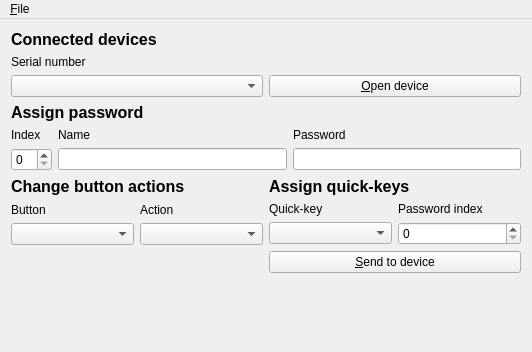
<?xml version="1.0" encoding="UTF-8"?>
<ui version="4.0">
 <class>MainWindow</class>
 <widget class="QMainWindow" name="MainWindow">
  <property name="geometry">
   <rect>
    <x>0</x>
    <y>0</y>
    <width>532</width>
    <height>352</height>
   </rect>
  </property>
  <property name="windowTitle">
   <string>USBPass</string>
  </property>
  <widget class="QWidget" name="centralWidget">
   <layout class="QGridLayout" name="gridLayout_4">
    <item row="3" column="0">
     <layout class="QGridLayout" name="gridLayout_2">
      <property name="topMargin">
       <number>0</number>
      </property>
      <item row="2" column="0">
       <widget class="QComboBox" name="cbButton"/>
      </item>
      <item row="1" column="0">
       <widget class="QLabel" name="label_7">
        <property name="text">
         <string>Button</string>
        </property>
        <property name="buddy">
         <cstring>cbButton</cstring>
        </property>
       </widget>
      </item>
      <item row="1" column="1">
       <widget class="QLabel" name="label_8">
        <property name="text">
         <string>Action</string>
        </property>
        <property name="buddy">
         <cstring>cbAction</cstring>
        </property>
       </widget>
      </item>
      <item row="0" column="0" colspan="2">
       <widget class="QLabel" name="label_2">
        <property name="font">
         <font>
          <pointsize>12</pointsize>
          <weight>75</weight>
          <bold>true</bold>
         </font>
        </property>
        <property name="text">
         <string>Change button actions</string>
        </property>
       </widget>
      </item>
      <item row="2" column="1">
       <widget class="QComboBox" name="cbAction"/>
      </item>
     </layout>
    </item>
    <item row="3" column="1">
     <layout class="QGridLayout" name="gridLayout_3">
      <property name="topMargin">
       <number>0</number>
      </property>
      <item row="2" column="1">
       <widget class="QSpinBox" name="sbQKIndex"/>
      </item>
      <item row="1" column="1">
       <widget class="QLabel" name="label_10">
        <property name="text">
         <string>Password index</string>
        </property>
        <property name="buddy">
         <cstring>sbQKIndex</cstring>
        </property>
       </widget>
      </item>
      <item row="2" column="0">
       <widget class="QComboBox" name="cbQuickKey"/>
      </item>
      <item row="1" column="0">
       <widget class="QLabel" name="label_9">
        <property name="text">
         <string>Quick-key</string>
        </property>
        <property name="buddy">
         <cstring>cbQuickKey</cstring>
        </property>
       </widget>
      </item>
      <item row="0" column="0" colspan="2">
       <widget class="QLabel" name="label">
        <property name="font">
         <font>
          <pointsize>12</pointsize>
          <weight>75</weight>
          <bold>true</bold>
         </font>
        </property>
        <property name="text">
         <string>Assign quick-keys</string>
        </property>
       </widget>
      </item>
     </layout>
    </item>
    <item row="1" column="0" colspan="2">
     <layout class="QGridLayout" name="gridLayout">
      <item row="2" column="2">
       <widget class="QLineEdit" name="tKeyValue"/>
      </item>
      <item row="2" column="1">
       <widget class="QLineEdit" name="tKeyName"/>
      </item>
      <item row="2" column="0">
       <widget class="QSpinBox" name="sbKeyIndex"/>
      </item>
      <item row="1" column="2">
       <widget class="QLabel" name="label_6">
        <property name="text">
         <string>Password</string>
        </property>
        <property name="buddy">
         <cstring>tKeyValue</cstring>
        </property>
       </widget>
      </item>
      <item row="1" column="1">
       <widget class="QLabel" name="label_5">
        <property name="text">
         <string>Name</string>
        </property>
        <property name="buddy">
         <cstring>tKeyName</cstring>
        </property>
       </widget>
      </item>
      <item row="1" column="0">
       <widget class="QLabel" name="label_4">
        <property name="text">
         <string>Index</string>
        </property>
        <property name="buddy">
         <cstring>sbKeyIndex</cstring>
        </property>
       </widget>
      </item>
      <item row="0" column="0" colspan="3">
       <widget class="QLabel" name="label_3">
        <property name="font">
         <font>
          <pointsize>12</pointsize>
          <weight>75</weight>
          <bold>true</bold>
         </font>
        </property>
        <property name="text">
         <string>Assign password</string>
        </property>
       </widget>
      </item>
     </layout>
    </item>
    <item row="6" column="0" colspan="2">
     <spacer name="verticalSpacer">
      <property name="orientation">
       <enum>Qt::Vertical</enum>
      </property>
      <property name="sizeHint" stdset="0">
       <size>
        <width>20</width>
        <height>40</height>
       </size>
      </property>
     </spacer>
    </item>
    <item row="4" column="1">
     <widget class="QPushButton" name="pbSendToDevice">
      <property name="text">
       <string>&amp;Send to device</string>
      </property>
     </widget>
    </item>
    <item row="0" column="0" colspan="2">
     <layout class="QGridLayout" name="gridLayout_5">
      <property name="leftMargin">
       <number>0</number>
      </property>
      <property name="topMargin">
       <number>0</number>
      </property>
      <item row="1" column="0" colspan="2">
       <widget class="QLabel" name="label_12">
        <property name="text">
         <string>Serial number</string>
        </property>
       </widget>
      </item>
      <item row="2" column="0">
       <widget class="QComboBox" name="cbDevices"/>
      </item>
      <item row="0" column="0">
       <widget class="QLabel" name="label_11">
        <property name="font">
         <font>
          <pointsize>12</pointsize>
          <weight>75</weight>
          <bold>true</bold>
         </font>
        </property>
        <property name="text">
         <string>Connected devices</string>
        </property>
       </widget>
      </item>
      <item row="2" column="1">
       <widget class="QPushButton" name="pbOpenCloseDevice">
        <property name="text">
         <string>&amp;Open device</string>
        </property>
       </widget>
      </item>
     </layout>
    </item>
   </layout>
  </widget>
  <widget class="QMenuBar" name="menuBar">
   <property name="geometry">
    <rect>
     <x>0</x>
     <y>0</y>
     <width>532</width>
     <height>25</height>
    </rect>
   </property>
   <widget class="QMenu" name="menuFile">
    <property name="title">
     <string>&amp;File</string>
    </property>
    <addaction name="actionRefresh"/>
    <addaction name="actionSave"/>
    <addaction name="separator"/>
    <addaction name="actionQuit"/>
   </widget>
   <addaction name="menuFile"/>
  </widget>
  <action name="actionQuit">
   <property name="text">
    <string>&amp;Quit</string>
   </property>
   <property name="iconVisibleInMenu">
    <bool>true</bool>
   </property>
  </action>
  <action name="actionSave">
   <property name="text">
    <string>&amp;Save</string>
   </property>
   <property name="iconVisibleInMenu">
    <bool>true</bool>
   </property>
  </action>
  <action name="actionRefresh">
   <property name="text">
    <string>Refresh</string>
   </property>
  </action>
 </widget>
 <layoutdefault spacing="6" margin="11"/>
 <tabstops>
  <tabstop>cbDevices</tabstop>
  <tabstop>sbKeyIndex</tabstop>
  <tabstop>tKeyName</tabstop>
  <tabstop>tKeyValue</tabstop>
  <tabstop>cbButton</tabstop>
  <tabstop>cbAction</tabstop>
  <tabstop>cbQuickKey</tabstop>
  <tabstop>sbQKIndex</tabstop>
  <tabstop>pbSendToDevice</tabstop>
 </tabstops>
 <resources/>
 <connections/>
 <slots>
  <slot>onSendToDevice()</slot>
 </slots>
</ui>
